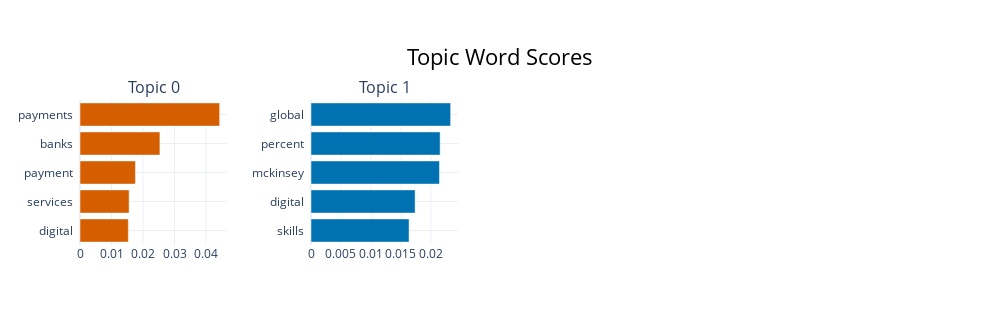

Notebook source saved alongside this figure:
### Code cell
model.visualize_barchart()

### Figure 1 — Plotly figure (JSON) as saved in the notebook; plotly's stock layout.template omitted (floating-point values rounded to 4 significant figures)
{"data": [{"marker": {"color": "#D55E00"}, "orientation": "h", "type": "bar", "x": [0.01534, 0.01559, 0.0176, 0.02537, 0.04433], "xaxis": "x", "y": ["digital  ", "services  ", "payment  ", "banks  ", "payments  "], "yaxis": "y"}, {"marker": {"color": "#0072B2"}, "orientation": "h", "type": "bar", "x": [0.01635, 0.01736, 0.02142, 0.02153, 0.02329], "xaxis": "x2", "y": ["skills  ", "digital  ", "mckinsey  ", "percent  ", "global  "], "yaxis": "y2"}], "layout": {"annotations": [{"font": {"size": 16}, "showarrow": false, "text": "Topic 0", "x": 0.0875, "xanchor": "center", "xref": "paper", "y": 1, "yanchor": "bottom", "yref": "paper"}, {"font": {"size": 16}, "showarrow": false, "text": "Topic 1", "x": 0.3625, "xanchor": "center", "xref": "paper", "y": 1, "yanchor": "bottom", "yref": "paper"}], "height": 325, "hoverlabel": {"bgcolor": "white", "font": {"family": "Rockwell", "size": 16}}, "showlegend": false, "title": {"font": {"color": "Black", "size": 22}, "text": "Topic Word Scores", "x": 0.5, "xanchor": "center", "yanchor": "top"}, "width": 1000, "xaxis": {"anchor": "y", "domain": [0, 0.175], "showgrid": true}, "xaxis2": {"anchor": "y2", "domain": [0.275, 0.45], "showgrid": true}, "xaxis3": {"anchor": "y3", "domain": [0.55, 0.725], "showgrid": true}, "xaxis4": {"anchor": "y4", "domain": [0.825, 1], "showgrid": true}, "yaxis": {"anchor": "x", "domain": [0, 1], "showgrid": true}, "yaxis2": {"anchor": "x2", "domain": [0, 1], "showgrid": true}, "yaxis3": {"anchor": "x3", "domain": [0, 1], "showgrid": true}, "yaxis4": {"anchor": "x4", "domain": [0, 1], "showgrid": true}}}
